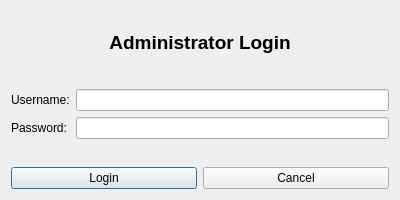
<?xml version="1.0" encoding="UTF-8"?>
<ui version="4.0">
 <class>AdminLoginDialog</class>
 <widget class="QDialog" name="AdminLoginDialog">
  <property name="geometry">
   <rect>
    <x>0</x>
    <y>0</y>
    <width>400</width>
    <height>200</height>
   </rect>
  </property>
  <property name="windowTitle">
   <string>Admin Login</string>
  </property>
  <layout class="QVBoxLayout" name="verticalLayout">
   <item>
    <widget class="QLabel" name="titleLabel">
     <property name="font">
      <font>
       <pointsize>14</pointsize>
       <bold>true</bold>
      </font>
     </property>
     <property name="text">
      <string>Administrator Login</string>
     </property>
     <property name="alignment">
      <set>Qt::AlignCenter</set>
     </property>
    </widget>
   </item>
   <item>
    <spacer name="verticalSpacer">
     <property name="orientation">
      <enum>Qt::Vertical</enum>
     </property>
     <property name="sizeType">
      <enum>QSizePolicy::Fixed</enum>
     </property>
     <property name="sizeHint" stdset="0">
      <size>
       <width>20</width>
       <height>10</height>
      </size>
     </property>
    </spacer>
   </item>
   <item>
    <layout class="QFormLayout" name="formLayout">
     <item row="0" column="0">
      <widget class="QLabel" name="usernameLabel">
       <property name="text">
        <string>Username:</string>
       </property>
      </widget>
     </item>
     <item row="0" column="1">
      <widget class="QLineEdit" name="usernameLineEdit"/>
     </item>
     <item row="1" column="0">
      <widget class="QLabel" name="passwordLabel">
       <property name="text">
        <string>Password:</string>
       </property>
      </widget>
     </item>
     <item row="1" column="1">
      <widget class="QLineEdit" name="passwordLineEdit">
       <property name="echoMode">
        <enum>QLineEdit::Password</enum>
       </property>
      </widget>
     </item>
    </layout>
   </item>
   <item>
    <spacer name="verticalSpacer_2">
     <property name="orientation">
      <enum>Qt::Vertical</enum>
     </property>
     <property name="sizeType">
      <enum>QSizePolicy::Fixed</enum>
     </property>
     <property name="sizeHint" stdset="0">
      <size>
       <width>20</width>
       <height>10</height>
      </size>
     </property>
    </spacer>
   </item>
   <item>
    <layout class="QHBoxLayout" name="horizontalLayout">
     <item>
      <widget class="QPushButton" name="loginButton">
       <property name="text">
        <string>Login</string>
       </property>
      </widget>
     </item>
     <item>
      <widget class="QPushButton" name="cancelButton">
       <property name="text">
        <string>Cancel</string>
       </property>
      </widget>
     </item>
    </layout>
   </item>
  </layout>
 </widget>
 <resources/>
 <connections/>
</ui> 
